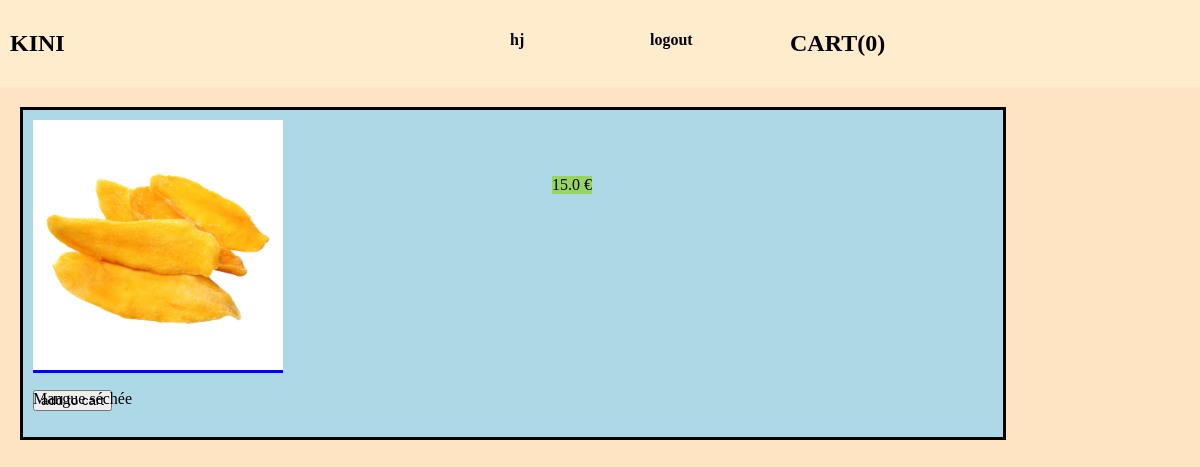
Page /product/mangue-sechee/ (signed in) on the committed database.
### accounts/models.py (models this page shows)
class Customer(AbstractUser):
    pass

### shop/models.py (models this page shows, shortened)
class Cart(models.Model):
    user = models.OneToOneField(AUTH_USER_MODEL, on_delete=models.CASCADE)
    orders = models.ManyToManyField(Order, )

class Product(models.Model):
    name = models.CharField(max_length=200)
    slug = models.SlugField(max_length=128)
    price = models.FloatField(default=0.0)
    description = models.TextField(default="description")
    quantity = models.PositiveIntegerField(default=0)
    category = models.ForeignKey(
        Category, related_name='categorie', on_delete=models.CASCADE)
    image = models.ImageField(
        upload_to='products/', blank=True, null=True)
    date_added = models.DateTimeField(auto_now=True)
    class Meta:
        ordering = ['-date_added']

### shop/views.py (the view)
class ProductDetailView(DetailView):
    model = Product
    template_name = 'detail.html'
    context_object_name = 'shop_products'
    slug_field = 'slug'
    slug_url_kwarg = 'product_slug'

### shop/templates/detail.html (shortened to what this page needs)
{% extends 'base.html' %}
{% block content %}
<div class="detail">
    <div class="detail_div_img">
        <img style="max-width: 250px;" src="{{ shop_products.image.url }}" alt="{{shop_products.name}}">
    </div>
    <p class="detail_title">{{shop_products.name}}</p>
    <p class="detail_price">{{shop_products.price}} €</p>
    <p class="detail_description>{{shop_products.description}} </p>
    {% if user.is_authenticated %}
    <a class='add_to_cart' href=" {% url 'add-to-cart' shop_products.slug %}">
        <button>add to cart</button>
</div>
{% else %}
<div>
    <p>Veuillez créer un compte</p>
</div>
{% endif %}
{% endblock content %}

### templates/base.html (shortened to what this page needs)
<!DOCTYPE html>
{% load static %}
<html lang="en">
<head>
    <link rel="stylesheet" href="{% static '/css/style.css' %}">
</head>
<body>
    <header>
        <nav class="navbar">
            <ul class="navbar_ul">
                <li class="navbar_item un">
                    <a href="{% url 'shop' %}">
                        <h1>KINI</h1>
                    </a>
                </li>
                {% if user.is_authenticated %}
                <li class="navbar_item deux">
                    <h4>{{user.username}}</h4>
                </li>
                <li class="navbar_item trois">
                    <a href="{% url 'logout' %}">
                        <h4>logout</h4>
                    </a>
                </li>
                {% endif %}
                {% if user.cart %}
                <li class="navbar_item ">
                    <a href="{% url 'cart' %}">
                        <h2>CART({{ user.cart.orders.count }})</h2>
                    </a>
                </li>
                {% endif %}
            </ul>
        </nav>
    </header>
    <main>
        {% block content %}
        {% endblock content %}
    </main>
</body>
</html>

### static/css/style.css (style rules this page uses)
body { margin: 0; background: bisque; }
.navbar { background-color: #ffeccd; }
.navbar_ul { padding: 0; margin: 0; display: flex; }
.navbar_item { margin: 10px; }
a { text-decoration: none; color: black; }
li { list-style-type: none; }
.un { flex-basis: 40%; }
.deux { flex-basis: 10%; }
.trois { flex-basis: 10%; }
.detail { width: 80%; height: 80%; border: solid; padding: 10px; margin: 20px; background-color: lightblue; }
.detail_div_img { width: 250px; display: inline; background-color: blue; }
.detail_title, .detail_price, .detail_description, .add_to_cart { position: absolute; }
.detail_price { background-color: rgb(149, 213, 96); left: 46%; top: 20%; }

### rows in the picture
Customer: username "hj", cart.orders.count "0"
Product: image (picture), name "Mangue séchée", price "15.0"
